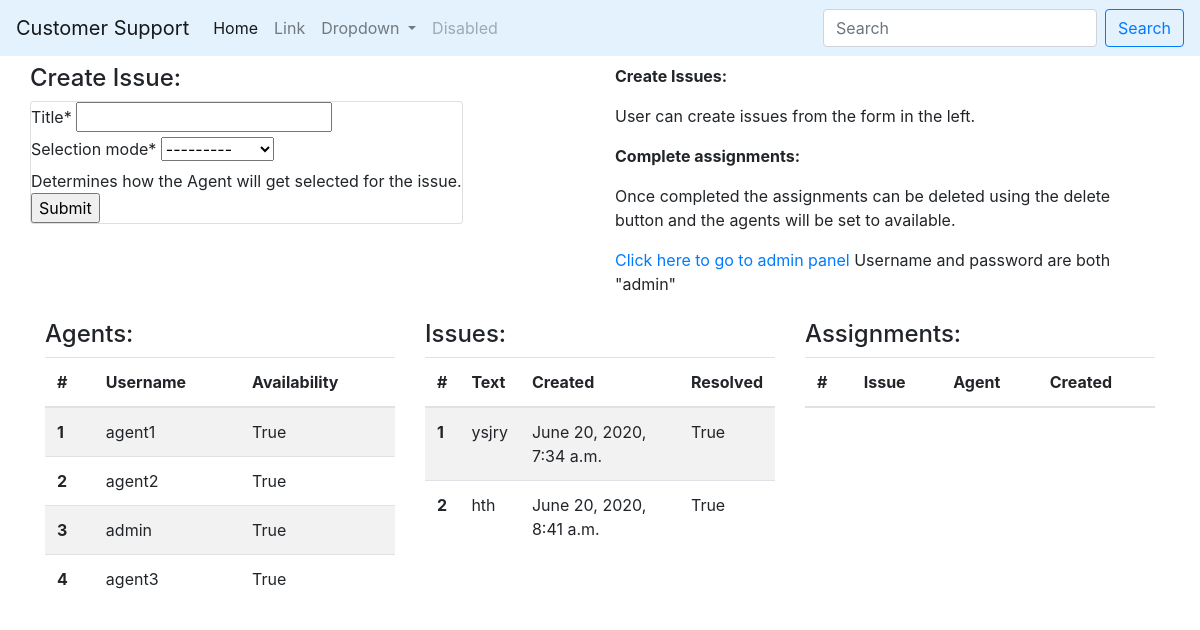
Before: / with the older database file.
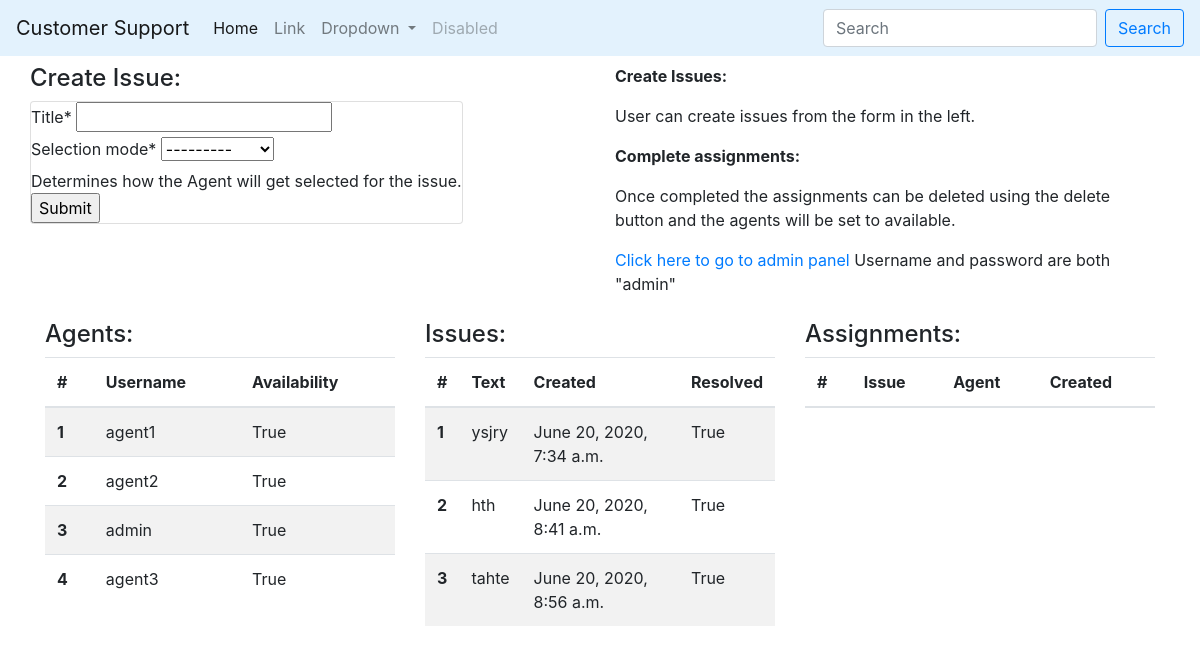
After: the same page with the newer database file.
### users/models.py (models this page shows, shortened)
class Profile(models.Model):
    user           = models.OneToOneField(
                        User,
                        on_delete=models.CASCADE
    )
    is_available    = models.BooleanField(default = True)
    available_since = models.DateTimeField(default = timezone.now)

### pages/models.py (models this page shows, shortened)
class Issue(models.Model):
    title = models.CharField(max_length=50)
    start_time = models.DateTimeField(default = timezone.now)
    end_time   = models.DateTimeField(blank=True,null=True)
    is_resolved = models.BooleanField(default = False,null=False)
    selection_mode = models.IntegerField(
                choices = Choices,
                help_text=_("Determines how the Agent will get selected for the issue."))

### pages/views.py (the view)
# urls.py: path('',views.home_view,name='home'),
def home_view(request):
    context={
        'agents':Profile.objects.all(),
        'issues':Issue.objects.all(),
        'assignments':Assignment.objects.all(),
        'issue_form':IssueForm(),
    }
    if request.method == 'POST':
        form=IssueForm(request.POST)
        if form.is_valid() :
            form.save()
            messages.success(request,"Issue Created")
            return redirect('home')
    else :
        form=IssueForm()
    return render(request,'pages/home.html',context)

### pages/forms.py
class IssueForm(forms.ModelForm):
    class Meta:
        model = Issue
        fields = ['title','selection_mode']

### pages/templates/pages/home.html (shortened to what this page needs)
{% extends 'pages/base.html' %}
{% load crispy_forms_tags %}
{% block content %}
{% include 'pages/navbar.html' %}
<div class="container">
  <div class="row my-2">
    <div class="col">
      <div class="row">
        <h4>Create Issue:</h4>
      </div>
      <div class="row">
        <div class="card">
          <form class="" method="post">
            {{issue_form|crispy}}
            <input type="submit" name="" value="Submit">
          </form>
        </div>
      </div>
    </div>
    <div class="col">
      <p><strong>Create Issues:</strong></p>
      <p>User can create issues from the form in the left.</p>
      <p><strong>Complete assignments:</strong></p>
      <p>Once completed the assignments can be deleted using the delete button and the agents will be set to available.</p>
      <p><a href="/admin/">Click here to go to admin panel</a> Username and password are both "admin"</p>
    </div>
  </div>
  <div class="row">
    <div class="col">
      <h4>Agents:</h4>
    </div>
    <div class="col">
      <h4>Issues:</h4>
    </div>
    <div class="col">
      <h4>Assignments:</h4>
    </div>
  </div>
  <div class="row">
    <div class="col">
      <table class="table table-striped table-striped">
      <thead>
        <tr>
          <th scope="col">#</th>
          <th scope="col">Username</th>
          <th scope="col">Availability</th>
        </tr>
      </thead>
      <tbody>
        {% for agent in agents %}
        <tr>
          <th scope="row">{{forloop.counter}}</th>
          <td>{{agent.user.username}}</td>
          <td>{{agent.is_available}}</td>
        </tr>
        {% endfor %}
      </tbody>
      </table>
    </div>
    <div class="col">
      <table class="table table-striped table-striped">
      <thead>
        <tr>
          <th scope="col">#</th>
          <th scope="col">Text</th>
          <th scope="col">Created</th>
          <th scope="col">Resolved</th>
        </tr>
      </thead>
      <tbody>
        {% for issue in issues %}
        <tr>
          <th scope="row">{{forloop.counter}}</th>
          <td>{{issue.title}}</td>
          <td>{{issue.start_time}}</td>
          <td>{{issue.is_resolved}}</td>
        </tr>
        {% endfor %}
      </tbody>
      </table>
    </div>
    <div class="col">
      <table class="table table-striped table-striped">
      <thead>
        <tr>
          <th scope="col">#</th>
          <th scope="col">Issue</th>
          <th scope="col">Agent</th>
          <th scope="col">Created</th>
        </tr>
      </thead>
      </table>
    </div>
  </div>
</div>
{% endblock %}

### pages/templates/pages/base.html (shortened to what this page needs)
<!DOCTYPE html>
<html lang="en" dir="ltr">
  <head>
    <link href="https://stackpath.bootstrapcdn.com/bootstrap/4.5.0/css/bootstrap.min.css" rel="stylesheet">
  </head>
  <body>
    {% block content %}
    {% endblock %}
</body>
</html>

### pages/templates/pages/navbar.html (shortened to what this page needs)
<nav class="navbar navbar-expand-lg navbar-light" style="background-color: #e3f2fd;">
  <a class="navbar-brand" href="/">Customer Support</a>
  <div class="collapse navbar-collapse" id="navbarSupportedContent">
    <ul class="navbar-nav mr-auto">
      <li class="nav-item active">
        <a class="nav-link" href="#">Home <span class="sr-only">(current)</span></a>
      </li>
      <li class="nav-item">
        <a class="nav-link" href="#">Link</a>
      </li>
      <li class="nav-item dropdown">
        <a class="nav-link dropdown-toggle" href="#" id="navbarDropdown" role="button" data-toggle="dropdown" aria-haspopup="true" aria-expanded="false">
          Dropdown
        </a>
      </li>
      <li class="nav-item">
        <a class="nav-link disabled" href="#">Disabled</a>
      </li>
    </ul>
    <form class="form-inline my-2 my-lg-0">
      <input class="form-control mr-sm-2" type="search" placeholder="Search" aria-label="Search">
      <button class="btn btn-outline-primary my-2 my-sm-0" type="submit">Search</button>
    </form>
  </div>
</nav>

Changed rows visible on the page:
added Issue: title "tahte", start_time "June 20, 2020, 8:56 a.m.", is_resolved "True"
